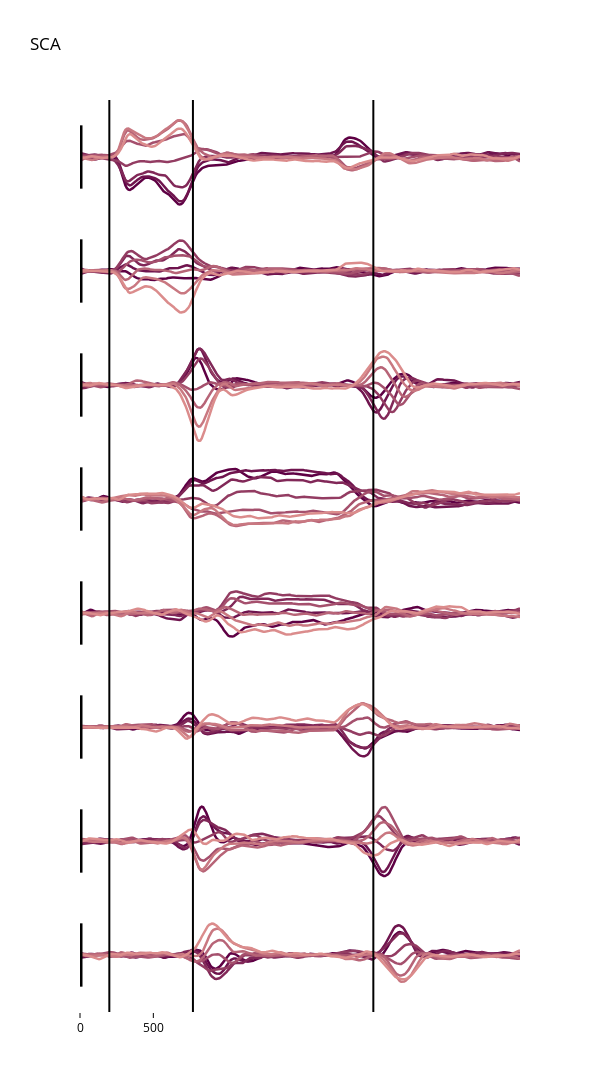

Notebook source saved alongside this figure:
### Markdown cell above
#### SCA
vertical lines mark target onset, outward reach onset, and return reach onset

### Code cell
# range for y axis
yRange = [-1.8,1.8]

fig = make_subplots(rows=R_est,cols = 1,shared_xaxes = True,vertical_spacing = 0)

for ii in range(R_est):

    for jj in range(numConds):
        latTrace = go.Scatter(y = rs_sca_latent[:,jj,ii], line = go.scatter.Line(color = cMap[jj],width = 2.5),showlegend = False)
        fig.add_trace(latTrace,row = ii+1,col=1)

    # mark important task events
    fig.add_vline(x = tgt_idx,row = ii+1,col = 1, line_color = 'black')
    fig.add_vline(x = move_idx,row = ii+1,col = 1, line_color = 'black')
    fig.add_vline(x = ret_idx,row = ii+1,col = 1, line_color = 'black')

    # add a vertical line for scale
    scaleLine = go.Scatter(x = [0,0],y = [-1,1],showlegend = False,mode = 'lines',
                            line = go.scatter.Line(color = 'black',width = 5))
    fig.add_trace(scaleLine,row = ii+1,col = 1)


# clean up
fig.update_layout(height = 2000,width =600,title = 'SCA',title_font_color = 'black',
                  paper_bgcolor = 'white',
                  plot_bgcolor = 'white')
fig.update_yaxes(showgrid = False,zeroline = False,visible = False,range = yRange)
fig.update_xaxes(color = 'black',showgrid = False,zeroline = False,visible = False)
fig.update_xaxes(color = 'black',showgrid = False,zeroline = False,
                 ticks = 'outside',tickvals = [0,50],ticktext = ['0','500'],visible = True,row = R_est,col = 1)

fig.show()

### Figure 1 — Plotly figure (JSON) as saved in the notebook; plotly's stock layout.template omitted (floating-point values rounded to 4 significant figures; data arrays with more than 128 entries replaced by an {"elided": "..."} marker saying what was removed)
{"data": [{"line": {"color": "#5e0044", "width": 2.5}, "showlegend": false, "y": {"elided": "301 float values"}, "type": "scatter", "xaxis": "x", "yaxis": "y"}, {"line": {"color": "#6f144e", "width": 2.5}, "showlegend": false, "y": {"elided": "301 float values"}, "type": "scatter", "xaxis": "x", "yaxis": "y"}, {"line": {"color": "#812858", "width": 2.5}, "showlegend": false, "y": {"elided": "301 float values"}, "type": "scatter", "xaxis": "x", "yaxis": "y"}, {"line": {"color": "#933c62", "width": 2.5}, "showlegend": false, "y": {"elided": "301 float values"}, "type": "scatter", "xaxis": "x", "yaxis": "y"}, {"line": {"color": "#a5506d", "width": 2.5}, "showlegend": false, "y": {"elided": "301 float values"}, "type": "scatter", "xaxis": "x", "yaxis": "y"}, {"line": {"color": "#b76477", "width": 2.5}, "showlegend": false, "y": {"elided": "301 float values"}, "type": "scatter", "xaxis": "x", "yaxis": "y"}, {"line": {"color": "#c97881", "width": 2.5}, "showlegend": false, "y": {"elided": "301 float values"}, "type": "scatter", "xaxis": "x", "yaxis": "y"}, {"line": {"color": "#db8c8c", "width": 2.5}, "showlegend": false, "y": {"elided": "301 float values"}, "type": "scatter", "xaxis": "x", "yaxis": "y"}, {"line": {"color": "black", "width": 5}, "mode": "lines", "showlegend": false, "x": [0, 0], "y": [-1, 1], "type": "scatter", "xaxis": "x", "yaxis": "y"}, {"line": {"color": "#5e0044", "width": 2.5}, "showlegend": false, "y": {"elided": "301 float values"}, "type": "scatter", "xaxis": "x2", "yaxis": "y2"}, {"line": {"color": "#6f144e", "width": 2.5}, "showlegend": false, "y": {"elided": "301 float values"}, "type": "scatter", "xaxis": "x2", "yaxis": "y2"}, {"line": {"color": "#812858", "width": 2.5}, "showlegend": false, "y": {"elided": "301 float values"}, "type": "scatter", "xaxis": "x2", "yaxis": "y2"}, {"line": {"color": "#933c62", "width": 2.5}, "showlegend": false, "y": {"elided": "301 float values"}, "type": "scatter", "xaxis": "x2", "yaxis": "y2"}, {"line": {"color": "#a5506d", "width": 2.5}, "showlegend": false, "y": {"elided": "301 float values"}, "type": "scatter", "xaxis": "x2", "yaxis": "y2"}, {"line": {"color": "#b76477", "width": 2.5}, "showlegend": false, "y": {"elided": "301 float values"}, "type": "scatter", "xaxis": "x2", "yaxis": "y2"}, {"line": {"color": "#c97881", "width": 2.5}, "showlegend": false, "y": {"elided": "301 float values"}, "type": "scatter", "xaxis": "x2", "yaxis": "y2"}, {"line": {"color": "#db8c8c", "width": 2.5}, "showlegend": false, "y": {"elided": "301 float values"}, "type": "scatter", "xaxis": "x2", "yaxis": "y2"}, {"line": {"color": "black", "width": 5}, "mode": "lines", "showlegend": false, "x": [0, 0], "y": [-1, 1], "type": "scatter", "xaxis": "x2", "yaxis": "y2"}, {"line": {"color": "#5e0044", "width": 2.5}, "showlegend": false, "y": {"elided": "301 float values"}, "type": "scatter", "xaxis": "x3", "yaxis": "y3"}, {"line": {"color": "#6f144e", "width": 2.5}, "showlegend": false, "y": {"elided": "301 float values"}, "type": "scatter", "xaxis": "x3", "yaxis": "y3"}, {"line": {"color": "#812858", "width": 2.5}, "showlegend": false, "y": {"elided": "301 float values"}, "type": "scatter", "xaxis": "x3", "yaxis": "y3"}, {"line": {"color": "#933c62", "width": 2.5}, "showlegend": false, "y": {"elided": "301 float values"}, "type": "scatter", "xaxis": "x3", "yaxis": "y3"}, {"line": {"color": "#a5506d", "width": 2.5}, "showlegend": false, "y": {"elided": "301 float values"}, "type": "scatter", "xaxis": "x3", "yaxis": "y3"}, {"line": {"color": "#b76477", "width": 2.5}, "showlegend": false, "y": {"elided": "301 float values"}, "type": "scatter", "xaxis": "x3", "yaxis": "y3"}, {"line": {"color": "#c97881", "width": 2.5}, "showlegend": false, "y": {"elided": "301 float values"}, "type": "scatter", "xaxis": "x3", "yaxis": "y3"}, {"line": {"color": "#db8c8c", "width": 2.5}, "showlegend": false, "y": {"elided": "301 float values"}, "type": "scatter", "xaxis": "x3", "yaxis": "y3"}, {"line": {"color": "black", "width": 5}, "mode": "lines", "showlegend": false, "x": [0, 0], "y": [-1, 1], "type": "scatter", "xaxis": "x3", "yaxis": "y3"}, {"line": {"color": "#5e0044", "width": 2.5}, "showlegend": false, "y": {"elided": "301 float values"}, "type": "scatter", "xaxis": "x4", "yaxis": "y4"}, {"line": {"color": "#6f144e", "width": 2.5}, "showlegend": false, "y": {"elided": "301 float values"}, "type": "scatter", "xaxis": "x4", "yaxis": "y4"}, {"line": {"color": "#812858", "width": 2.5}, "showlegend": false, "y": {"elided": "301 float values"}, "type": "scatter", "xaxis": "x4", "yaxis": "y4"}, {"line": {"color": "#933c62", "width": 2.5}, "showlegend": false, "y": {"elided": "301 float values"}, "type": "scatter", "xaxis": "x4", "yaxis": "y4"}, {"line": {"color": "#a5506d", "width": 2.5}, "showlegend": false, "y": {"elided": "301 float values"}, "type": "scatter", "xaxis": "x4", "yaxis": "y4"}, {"line": {"color": "#b76477", "width": 2.5}, "showlegend": false, "y": {"elided": "301 float values"}, "type": "scatter", "xaxis": "x4", "yaxis": "y4"}, {"line": {"color": "#c97881", "width": 2.5}, "showlegend": false, "y": {"elided": "301 float values"}, "type": "scatter", "xaxis": "x4", "yaxis": "y4"}, {"line": {"color": "#db8c8c", "width": 2.5}, "showlegend": false, "y": {"elided": "301 float values"}, "type": "scatter", "xaxis": "x4", "yaxis": "y4"}, {"line": {"color": "black", "width": 5}, "mode": "lines", "showlegend": false, "x": [0, 0], "y": [-1, 1], "type": "scatter", "xaxis": "x4", "yaxis": "y4"}, {"line": {"color": "#5e0044", "width": 2.5}, "showlegend": false, "y": {"elided": "301 float values"}, "type": "scatter", "xaxis": "x5", "yaxis": "y5"}, {"line": {"color": "#6f144e", "width": 2.5}, "showlegend": false, "y": {"elided": "301 float values"}, "type": "scatter", "xaxis": "x5", "yaxis": "y5"}, {"line": {"color": "#812858", "width": 2.5}, "showlegend": false, "y": {"elided": "301 float values"}, "type": "scatter", "xaxis": "x5", "yaxis": "y5"}, {"line": {"color": "#933c62", "width": 2.5}, "showlegend": false, "y": {"elided": "301 float values"}, "type": "scatter", "xaxis": "x5", "yaxis": "y5"}, {"line": {"color": "#a5506d", "width": 2.5}, "showlegend": false, "y": {"elided": "301 float values"}, "type": "scatter", "xaxis": "x5", "yaxis": "y5"}, {"line": {"color": "#b76477", "width": 2.5}, "showlegend": false, "y": {"elided": "301 float values"}, "type": "scatter", "xaxis": "x5", "yaxis": "y5"}, {"line": {"color": "#c97881", "width": 2.5}, "showlegend": false, "y": {"elided": "301 float values"}, "type": "scatter", "xaxis": "x5", "yaxis": "y5"}, {"line": {"color": "#db8c8c", "width": 2.5}, "showlegend": false, "y": {"elided": "301 float values"}, "type": "scatter", "xaxis": "x5", "yaxis": "y5"}, {"line": {"color": "black", "width": 5}, "mode": "lines", "showlegend": false, "x": [0, 0], "y": [-1, 1], "type": "scatter", "xaxis": "x5", "yaxis": "y5"}, {"line": {"color": "#5e0044", "width": 2.5}, "showlegend": false, "y": {"elided": "301 float values"}, "type": "scatter", "xaxis": "x6", "yaxis": "y6"}, {"line": {"color": "#6f144e", "width": 2.5}, "showlegend": false, "y": {"elided": "301 float values"}, "type": "scatter", "xaxis": "x6", "yaxis": "y6"}, {"line": {"color": "#812858", "width": 2.5}, "showlegend": false, "y": {"elided": "301 float values"}, "type": "scatter", "xaxis": "x6", "yaxis": "y6"}, {"line": {"color": "#933c62", "width": 2.5}, "showlegend": false, "y": {"elided": "301 float values"}, "type": "scatter", "xaxis": "x6", "yaxis": "y6"}, {"line": {"color": "#a5506d", "width": 2.5}, "showlegend": false, "y": {"elided": "301 float values"}, "type": "scatter", "xaxis": "x6", "yaxis": "y6"}, {"line": {"color": "#b76477", "width": 2.5}, "showlegend": false, "y": {"elided": "301 float values"}, "type": "scatter", "xaxis": "x6", "yaxis": "y6"}, {"line": {"color": "#c97881", "width": 2.5}, "showlegend": false, "y": {"elided": "301 float values"}, "type": "scatter", "xaxis": "x6", "yaxis": "y6"}, {"line": {"color": "#db8c8c", "width": 2.5}, "showlegend": false, "y": {"elided": "301 float values"}, "type": "scatter", "xaxis": "x6", "yaxis": "y6"}, {"line": {"color": "black", "width": 5}, "mode": "lines", "showlegend": false, "x": [0, 0], "y": [-1, 1], "type": "scatter", "xaxis": "x6", "yaxis": "y6"}, {"line": {"color": "#5e0044", "width": 2.5}, "showlegend": false, "y": {"elided": "301 float values"}, "type": "scatter", "xaxis": "x7", "yaxis": "y7"}, {"line": {"color": "#6f144e", "width": 2.5}, "showlegend": false, "y": {"elided": "301 float values"}, "type": "scatter", "xaxis": "x7", "yaxis": "y7"}, {"line": {"color": "#812858", "width": 2.5}, "showlegend": false, "y": {"elided": "301 float values"}, "type": "scatter", "xaxis": "x7", "yaxis": "y7"}, {"line": {"color": "#933c62", "width": 2.5}, "showlegend": false, "y": {"elided": "301 float values"}, "type": "scatter", "xaxis": "x7", "yaxis": "y7"}, {"line": {"color": "#a5506d", "width": 2.5}, "showlegend": false, "y": {"elided": "301 float values"}, "type": "scatter", "xaxis": "x7", "yaxis": "y7"}, {"line": {"color": "#b76477", "width": 2.5}, "showlegend": false, "y": {"elided": "301 float values"}, "type": "scatter", "xaxis": "x7", "yaxis": "y7"}, {"line": {"color": "#c97881", "width": 2.5}, "showlegend": false, "y": {"elided": "301 float values"}, "type": "scatter", "xaxis": "x7", "yaxis": "y7"}, {"line": {"color": "#db8c8c", "width": 2.5}, "showlegend": false, "y": {"elided": "301 float values"}, "type": "scatter", "xaxis": "x7", "yaxis": "y7"}, {"line": {"color": "black", "width": 5}, "mode": "lines", "showlegend": false, "x": [0, 0], "y": [-1, 1], "type": "scatter", "xaxis": "x7", "yaxis": "y7"}, {"line": {"color": "#5e0044", "width": 2.5}, "showlegend": false, "y": {"elided": "301 float values"}, "type": "scatter", "xaxis": "x8", "yaxis": "y8"}, {"line": {"color": "#6f144e", "width": 2.5}, "showlegend": false, "y": {"elided": "301 float values"}, "type": "scatter", "xaxis": "x8", "yaxis": "y8"}, {"line": {"color": "#812858", "width": 2.5}, "showlegend": false, "y": {"elided": "301 float values"}, "type": "scatter", "xaxis": "x8", "yaxis": "y8"}, {"line": {"color": "#933c62", "width": 2.5}, "showlegend": false, "y": {"elided": "301 float values"}, "type": "scatter", "xaxis": "x8", "yaxis": "y8"}, {"line": {"color": "#a5506d", "width": 2.5}, "showlegend": false, "y": {"elided": "301 float values"}, "type": "scatter", "xaxis": "x8", "yaxis": "y8"}, {"line": {"color": "#b76477", "width": 2.5}, "showlegend": false, "y": {"elided": "301 float values"}, "type": "scatter", "xaxis": "x8", "yaxis": "y8"}, {"line": {"color": "#c97881", "width": 2.5}, "showlegend": false, "y": {"elided": "301 float values"}, "type": "scatter", "xaxis": "x8", "yaxis": "y8"}, {"line": {"color": "#db8c8c", "width": 2.5}, "showlegend": false, "y": {"elided": "301 float values"}, "type": "scatter", "xaxis": "x8", "yaxis": "y8"}, {"line": {"color": "black", "width": 5}, "mode": "lines", "showlegend": false, "x": [0, 0], "y": [-1, 1], "type": "scatter", "xaxis": "x8", "yaxis": "y8"}], "layout": {"xaxis": {"anchor": "y", "domain": [0.0, 1.0], "matches": "x8", "showticklabels": false, "color": "black", "showgrid": false, "zeroline": false, "visible": false}, "yaxis": {"anchor": "x", "domain": [0.875, 1.0], "showgrid": false, "zeroline": false, "visible": false, "range": [-1.8, 1.8]}, "xaxis2": {"anchor": "y2", "domain": [0.0, 1.0], "matches": "x8", "showticklabels": false, "color": "black", "showgrid": false, "zeroline": false, "visible": false}, "yaxis2": {"anchor": "x2", "domain": [0.75, 0.875], "showgrid": false, "zeroline": false, "visible": false, "range": [-1.8, 1.8]}, "xaxis3": {"anchor": "y3", "domain": [0.0, 1.0], "matches": "x8", "showticklabels": false, "color": "black", "showgrid": false, "zeroline": false, "visible": false}, "yaxis3": {"anchor": "x3", "domain": [0.625, 0.75], "showgrid": false, "zeroline": false, "visible": false, "range": [-1.8, 1.8]}, "xaxis4": {"anchor": "y4", "domain": [0.0, 1.0], "matches": "x8", "showticklabels": false, "color": "black", "showgrid": false, "zeroline": false, "visible": false}, "yaxis4": {"anchor": "x4", "domain": [0.5, 0.625], "showgrid": false, "zeroline": false, "visible": false, "range": [-1.8, 1.8]}, "xaxis5": {"anchor": "y5", "domain": [0.0, 1.0], "matches": "x8", "showticklabels": false, "color": "black", "showgrid": false, "zeroline": false, "visible": false}, "yaxis5": {"anchor": "x5", "domain": [0.375, 0.5], "showgrid": false, "zeroline": false, "visible": false, "range": [-1.8, 1.8]}, "xaxis6": {"anchor": "y6", "domain": [0.0, 1.0], "matches": "x8", "showticklabels": false, "color": "black", "showgrid": false, "zeroline": false, "visible": false}, "yaxis6": {"anchor": "x6", "domain": [0.25, 0.375], "showgrid": false, "zeroline": false, "visible": false, "range": [-1.8, 1.8]}, "xaxis7": {"anchor": "y7", "domain": [0.0, 1.0], "matches": "x8", "showticklabels": false, "color": "black", "showgrid": false, "zeroline": false, "visible": false}, "yaxis7": {"anchor": "x7", "domain": [0.125, 0.25], "showgrid": false, "zeroline": false, "visible": false, "range": [-1.8, 1.8]}, "xaxis8": {"anchor": "y8", "domain": [0.0, 1.0], "color": "black", "showgrid": false, "zeroline": false, "visible": true, "ticks": "outside", "tickvals": [0, 50], "ticktext": ["0", "500"]}, "yaxis8": {"anchor": "x8", "domain": [0.0, 0.125], "showgrid": false, "zeroline": false, "visible": false, "range": [-1.8, 1.8]}, "shapes": [{"line": {"color": "black"}, "type": "line", "x0": 20, "x1": 20, "xref": "x", "y0": 0, "y1": 1, "yref": "y domain"}, {"line": {"color": "black"}, "type": "line", "x0": 77, "x1": 77, "xref": "x", "y0": 0, "y1": 1, "yref": "y domain"}, {"line": {"color": "black"}, "type": "line", "x0": 200, "x1": 200, "xref": "x", "y0": 0, "y1": 1, "yref": "y domain"}, {"line": {"color": "black"}, "type": "line", "x0": 20, "x1": 20, "xref": "x2", "y0": 0, "y1": 1, "yref": "y2 domain"}, {"line": {"color": "black"}, "type": "line", "x0": 77, "x1": 77, "xref": "x2", "y0": 0, "y1": 1, "yref": "y2 domain"}, {"line": {"color": "black"}, "type": "line", "x0": 200, "x1": 200, "xref": "x2", "y0": 0, "y1": 1, "yref": "y2 domain"}, {"line": {"color": "black"}, "type": "line", "x0": 20, "x1": 20, "xref": "x3", "y0": 0, "y1": 1, "yref": "y3 domain"}, {"line": {"color": "black"}, "type": "line", "x0": 77, "x1": 77, "xref": "x3", "y0": 0, "y1": 1, "yref": "y3 domain"}, {"line": {"color": "black"}, "type": "line", "x0": 200, "x1": 200, "xref": "x3", "y0": 0, "y1": 1, "yref": "y3 domain"}, {"line": {"color": "black"}, "type": "line", "x0": 20, "x1": 20, "xref": "x4", "y0": 0, "y1": 1, "yref": "y4 domain"}, {"line": {"color": "black"}, "type": "line", "x0": 77, "x1": 77, "xref": "x4", "y0": 0, "y1": 1, "yref": "y4 domain"}, {"line": {"color": "black"}, "type": "line", "x0": 200, "x1": 200, "xref": "x4", "y0": 0, "y1": 1, "yref": "y4 domain"}, {"line": {"color": "black"}, "type": "line", "x0": 20, "x1": 20, "xref": "x5", "y0": 0, "y1": 1, "yref": "y5 domain"}, {"line": {"color": "black"}, "type": "line", "x0": 77, "x1": 77, "xref": "x5", "y0": 0, "y1": 1, "yref": "y5 domain"}, {"line": {"color": "black"}, "type": "line", "x0": 200, "x1": 200, "xref": "x5", "y0": 0, "y1": 1, "yref": "y5 domain"}, {"line": {"color": "black"}, "type": "line", "x0": 20, "x1": 20, "xref": "x6", "y0": 0, "y1": 1, "yref": "y6 domain"}, {"line": {"color": "black"}, "type": "line", "x0": 77, "x1": 77, "xref": "x6", "y0": 0, "y1": 1, "yref": "y6 domain"}, {"line": {"color": "black"}, "type": "line", "x0": 200, "x1": 200, "xref": "x6", "y0": 0, "y1": 1, "yref": "y6 domain"}, {"line": {"color": "black"}, "type": "line", "x0": 20, "x1": 20, "xref": "x7", "y0": 0, "y1": 1, "yref": "y7 domain"}, {"line": {"color": "black"}, "type": "line", "x0": 77, "x1": 77, "xref": "x7", "y0": 0, "y1": 1, "yref": "y7 domain"}, {"line": {"color": "black"}, "type": "line", "x0": 200, "x1": 200, "xref": "x7", "y0": 0, "y1": 1, "yref": "y7 domain"}, {"line": {"color": "black"}, "type": "line", "x0": 20, "x1": 20, "xref": "x8", "y0": 0, "y1": 1, "yref": "y8 domain"}, {"line": {"color": "black"}, "type": "line", "x0": 77, "x1": 77, "xref": "x8", "y0": 0, "y1": 1, "yref": "y8 domain"}, {"line": {"color": "black"}, "type": "line", "x0": 200, "x1": 200, "xref": "x8", "y0": 0, "y1": 1, "yref": "y8 domain"}], "title": {"text": "SCA", "font": {"color": "black"}}, "height": 2000, "width": 600, "paper_bgcolor": "white", "plot_bgcolor": "white"}}
